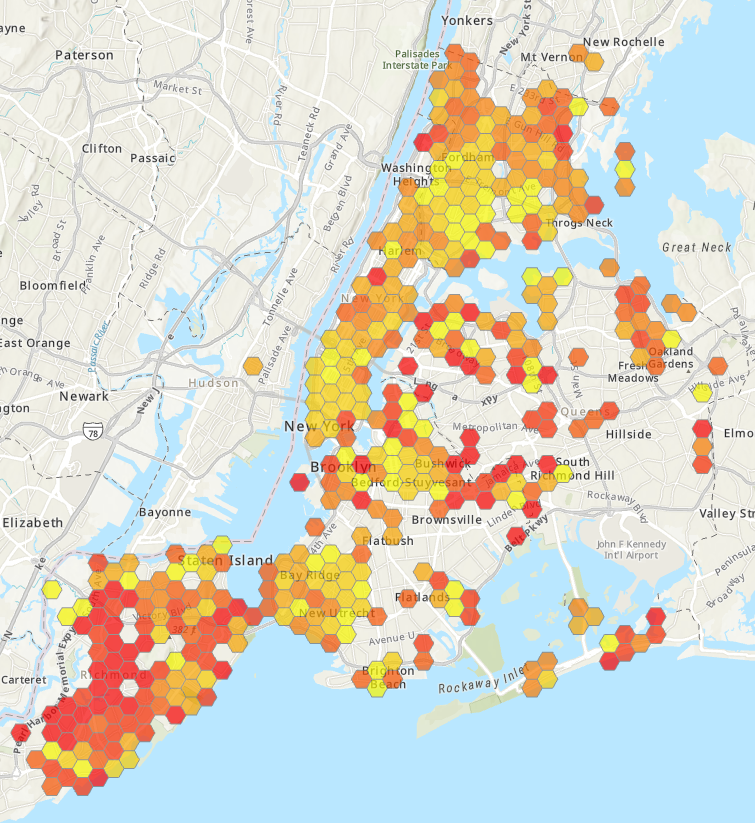
#> input picture gis_analysis/images/Average_year.PNG, 755 x 823 px
$ python -i -.py   (imports and definitions only)
#> lines starting #> are read from the running program, lines starting #| are printed output that depends on the picture
import random

from sklearn.feature_selection import RFE
from sklearn.linear_model import LogisticRegression, LinearRegression
from sklearn.model_selection import train_test_split
from sklearn.ensemble import RandomForestRegressor
from sklearn.metrics import mean_squared_error
import numpy as np
import pandas as pd
import matplotlib.pyplot as plt
import sys
from sklearn.metrics import r2_score
from sklearn import linear_model
from sklearn.tree import DecisionTreeRegressor


features = [
            'price', 'land_square', 'gross_square', 'year_built',
            # 'district',
            # 'neighborhood',
            'tax_class_at_present',
            'building_class_category', 'building_class_at_present',
            'building_class_at_time_of_sale',
            'residential_units',
            # 'commercial_units',
            # 'total_units',
            'sale_year', 'sale_month', 'sale_day',
            'mortgage_rate_at_time_of_sale',
            'mortgage_rate_at_time_of_sale_1',
            'mortgage_rate_at_time_of_sale_2',
            'mortgage_rate_at_time_of_sale_3'
            ]

test_size = 0.8

# [55 lines left out: functions load_data, analyze_data, cleanData, not called in this run]

price_bins = []
def data_engineer(data):
    print()
    print("We would like to derive new features from existing features, such as extract year, month from sale_date.")
    # derive sale_year, sale_month
    data['sale_year'] = data.sale_date.map(lambda x: sale_year(x))
    data['sale_month'] = data.sale_date.map(lambda x: sale_month(x))
    data['sale_day'] = data.sale_date.map(lambda x: sale_day(x))

    print("We would like to append external data, such as append APR, GPD, interests, anything that might have impact on house prices.")
    print("append super market, bank, park, schools....")
#     append mortgage interest rage

    data['mortgage_rate_at_time_of_sale'] = data.sale_date.map(lambda x: append_mortgage_rate(int(x.split('-')[0]), int(x.split('-')[1])))
    data['mortgage_rate_at_time_of_sale_1'] = data.sale_date.map(
        lambda x: append_previous_mortgage_rate_1(int(x.split('-')[0]), int(x.split('-')[1])))
    data['mortgage_rate_at_time_of_sale_2'] = data.sale_date.map(
        lambda x: append_previous_mortgage_rate_2(int(x.split('-')[0]), int(x.split('-')[1])))
    data['mortgage_rate_at_time_of_sale_3'] = data.sale_date.map(
        lambda x: append_previous_mortgage_rate_3(int(x.split('-')[0]), int(x.split('-')[1])))

    # price_bins = get_price_bin()
    #
    # data['price_bin'] = data.price.map(
    #     lambda x: put_in_price_bin(x, price_bins))
    # print(data.head())
    # 652000000
    # 1040000000
    # 2210000000


    return data

min_price = 100000
max_price = 652000000
length = 884

# [44 lines left out: functions put_in_price_bin, get_price_bin, drop_string_columns, not called in this run]

unit = 100000

# [132 lines left out: functions select_features, build_decision_tree_model, build_random_forest_model, build_regression_model, evaluate_model, not called in this run]


# colSet = sales_data.columns

neighborhoodList = ['ALPHABET CITY', 'CHELSEA', 'CHINATOWN', 'CIVIC CENTER', 'CLINTON',
 'EAST VILLAGE', 'FASHION', 'FINANCIAL', 'FLATIRON', 'GRAMERCY',
 'GREENWICH VILLAGE-CENTRAL', 'GREENWICH VILLAGE-WEST', 'HARLEM-CENTRAL',
 'HARLEM-EAST', 'HARLEM-UPPER', 'HARLEM-WEST', 'INWOOD', 'JAVITS CENTER',
 'KIPS BAY', 'LITTLE ITALY', 'LOWER EAST SIDE', 'MANHATTAN VALLEY',
 'MIDTOWN CBD', 'MIDTOWN EAST', 'MIDTOWN WEST', 'MORNINGSIDE HEIGHTS',
 'MURRAY HILL', 'ROOSEVELT ISLAND', 'SOHO', 'SOUTHBRIDGE', 'TRIBECA',
 'UPPER EAST SIDE (59-79)', 'UPPER EAST SIDE (79-96)',
 'UPPER EAST SIDE (96-110)', 'UPPER WEST SIDE (59-79)',
 'UPPER WEST SIDE (79-96)', 'UPPER WEST SIDE (96-116)',
 'WASHINGTON HEIGHTS LOWER', 'WASHINGTON HEIGHTS UPPER', 'BATHGATE',
 'BAYCHESTER', 'BEDFORD PARK/NORWOOD', 'BELMONT', 'BRONX PARK', 'BRONXDALE',
 'CASTLE HILL/UNIONPORT', 'CITY ISLAND', 'CITY ISLAND-PELHAM STRIP',
 'CO-OP CITY', 'COUNTRY CLUB', 'CROTONA PARK', 'EAST RIVER', 'EAST TREMONT',
 'FIELDSTON', 'FORDHAM', 'HIGHBRIDGE/MORRIS HEIGHTS', 'HUNTS POINT',
 'KINGSBRIDGE HTS/UNIV HTS', 'KINGSBRIDGE/JEROME PARK', 'MELROSE/CONCOURSE',
 'MORRIS PARK/VAN NEST', 'MORRISANIA/LONGWOOD', 'MOTT HAVEN/PORT MORRIS',
 'MOUNT HOPE/MOUNT EDEN', 'PARKCHESTER', 'PELHAM BAY', 'PELHAM GARDENS',
 'PELHAM PARKWAY NORTH', 'PELHAM PARKWAY SOUTH', 'RIVERDALE',
 'SCHUYLERVILLE/PELHAM BAY', 'SOUNDVIEW', 'THROGS NECK', 'VAN CORTLANDT PARK',
 'WAKEFIELD', 'WESTCHESTER', 'WILLIAMSBRIDGE', 'WOODLAWN', 'BATH BEACH',
 'BAY RIDGE', 'BEDFORD STUYVESANT', 'BENSONHURST', 'BERGEN BEACH',
 'BOERUM HILL', 'BOROUGH PARK', 'BRIGHTON BEACH', 'BROOKLYN HEIGHTS',
 'BROWNSVILLE', 'BUSH TERMINAL', 'BUSHWICK', 'CANARSIE', 'CARROLL GARDENS',
 'CLINTON HILL', 'COBBLE HILL', 'COBBLE HILL-WEST', 'CONEY ISLAND',
 'CROWN HEIGHTS', 'CYPRESS HILLS', 'DOWNTOWN-FULTON FERRY',
 'DOWNTOWN-FULTON MALL', 'DOWNTOWN-METROTECH', 'DYKER HEIGHTS',
 'EAST NEW YORK', 'FLATBUSH-CENTRAL', 'FLATBUSH-EAST',
 'FLATBUSH-LEFFERTS GARDEN', 'FLATBUSH-NORTH', 'FLATLANDS', 'FORT GREENE',
 'GERRITSEN BEACH', 'GOWANUS', 'GRAVESEND', 'GREENPOINT', 'JAMAICA BAY',
 'KENSINGTON', 'MADISON', 'MANHATTAN BEACH', 'MARINE PARK', 'MIDWOOD',
 'MILL BASIN', 'NAVY YARD', 'OCEAN HILL', 'OCEAN PARKWAY-NORTH',
 'OCEAN PARKWAY-SOUTH', 'OLD MILL BASIN', 'PARK SLOPE', 'PARK SLOPE SOUTH',
 'PROSPECT HEIGHTS', 'RED HOOK', 'SEAGATE', 'SHEEPSHEAD BAY', 'SPRING CREEK',
 'SUNSET PARK', 'WILLIAMSBURG-CENTRAL', 'WILLIAMSBURG-EAST',
 'WILLIAMSBURG-NORTH', 'WILLIAMSBURG-SOUTH', 'WINDSOR TERRACE',
 'WYCKOFF HEIGHTS', 'AIRPORT LA GUARDIA', 'ARVERNE', 'ASTORIA', 'BAYSIDE',
 'BEECHHURST', 'BELLE HARBOR', 'BELLEROSE', 'BRIARWOOD', 'BROAD CHANNEL',
 'CAMBRIA HEIGHTS', 'COLLEGE POINT', 'CORONA', 'DOUGLASTON', 'EAST ELMHURST',
 'ELMHURST', 'FAR ROCKAWAY', 'FLORAL PARK', 'FLUSHING MEADOW PARK',
 'FLUSHING-NORTH', 'FLUSHING-SOUTH', 'FOREST HILLS', 'FRESH MEADOWS',
 'GLEN OAKS', 'GLENDALE', 'HAMMELS', 'HILLCREST', 'HOLLIS', 'HOLLIS HILLS',
 'HOLLISWOOD', 'HOWARD BEACH', 'JACKSON HEIGHTS', 'JAMAICA', 'JAMAICA ESTATES',
 'JAMAICA HILLS', 'KEW GARDENS', 'LAURELTON', 'LITTLE NECK',
 'LONG ISLAND CITY', 'MASPETH', 'MIDDLE VILLAGE', 'NEPONSIT',
 'OAKLAND GARDENS', 'OZONE PARK', 'QUEENS VILLAGE', 'REGO PARK',
 'RICHMOND HILL', 'RIDGEWOOD', 'ROCKAWAY PARK', 'ROSEDALE',
 'SO. JAMAICA-BAISLEY PARK', 'SOUTH JAMAICA', 'SOUTH OZONE PARK',
 'SPRINGFIELD GARDENS', 'ST. ALBANS', 'SUNNYSIDE', 'WHITESTONE', 'WOODHAVEN',
 'WOODSIDE', 'ANNADALE', 'ARDEN HEIGHTS', 'ARROCHAR', 'ARROCHAR-SHORE ACRES',
 'BLOOMFIELD', 'BULLS HEAD', 'CASTLETON CORNERS', 'CLOVE LAKES', 'CONCORD',
 'CONCORD-FOX HILLS', 'DONGAN HILLS', 'DONGAN HILLS-COLONY',
 'DONGAN HILLS-OLD TOWN', 'ELTINGVILLE', 'EMERSON HILL', 'FRESH KILLS',
 'GRANT CITY', 'GRASMERE', 'GREAT KILLS', 'GREAT KILLS-BAY TERRACE',
 'GRYMES HILL', 'HUGUENOT', 'LIVINGSTON', 'MANOR HEIGHTS', 'MARINERS HARBOR',
 'MIDLAND BEACH', 'NEW BRIGHTON', 'NEW BRIGHTON-ST. GEORGE', 'NEW DORP',
 'NEW DORP-BEACH', 'NEW DORP-HEIGHTS', 'NEW SPRINGVILLE', 'OAKWOOD',
 'OAKWOOD-BEACH', 'PLEASANT PLAINS', 'PORT IVORY', 'PORT RICHMOND',
 'PRINCES BAY', 'RICHMONDTOWN', 'RICHMONDTOWN-LIGHTHS HILL', 'ROSEBANK',
 'ROSSVILLE', 'ROSSVILLE-CHARLESTON', 'ROSSVILLE-PORT MOBIL',
 'ROSSVILLE-RICHMOND VALLEY', 'SILVER LAKE', 'SOUTH BEACH', 'STAPLETON',
 'STAPLETON-CLIFTON', 'TODT HILL', 'TOMPKINSVILLE', 'TOTTENVILLE', 'TRAVIS',
 'WEST NEW BRIGHTON', 'WESTERLEIGH', 'WILLOWBROOK', 'WOODROW']

neighborhood_map ={'ALPHABET CITY': 0, 'CHELSEA': 1, 'CHINATOWN': 2, 'CIVIC CENTER': 3, 'CLINTON': 4, 'EAST VILLAGE': 5, 'FASHION': 6, 'FINANCIAL': 7, 'FLATIRON': 8, 'GRAMERCY': 9, 'GREENWICH VILLAGE-CENTRAL': 10, 'GREENWICH VILLAGE-WEST': 11, 'HARLEM-CENTRAL': 12, 'HARLEM-EAST': 13, 'HARLEM-UPPER': 14, 'HARLEM-WEST': 15, 'INWOOD': 16, 'JAVITS CENTER': 17, 'KIPS BAY': 18, 'LITTLE ITALY': 19, 'LOWER EAST SIDE': 20, 'MANHATTAN VALLEY': 21, 'MIDTOWN CBD': 22, 'MIDTOWN EAST': 23, 'MIDTOWN WEST': 24, 'MORNINGSIDE HEIGHTS': 25, 'MURRAY HILL': 26, 'ROOSEVELT ISLAND': 27, 'SOHO': 28, 'SOUTHBRIDGE': 29, 'TRIBECA': 30, 'UPPER EAST SIDE (59-79)': 31, 'UPPER EAST SIDE (79-96)': 32, 'UPPER EAST SIDE (96-110)': 33, 'UPPER WEST SIDE (59-79)': 34, 'UPPER WEST SIDE (79-96)': 35, 'UPPER WEST SIDE (96-116)': 36, 'WASHINGTON HEIGHTS LOWER': 37, 'WASHINGTON HEIGHTS UPPER': 38, 'BATHGATE': 39, 'BAYCHESTER': 40, 'BEDFORD PARK/NORWOOD': 41, 'BELMONT': 42, 'BRONX PARK': 43, 'BRONXDALE': 44, 'CASTLE HILL/UNIONPORT': 45, 'CITY ISLAND': 46, 'CITY ISLAND-PELHAM STRIP': 47, 'CO-OP CITY': 48, 'COUNTRY CLUB': 49, 'CROTONA PARK': 50, 'EAST RIVER': 51, 'EAST TREMONT': 52, 'FIELDSTON': 53, 'FORDHAM': 54, 'HIGHBRIDGE/MORRIS HEIGHTS': 55, 'HUNTS POINT': 56, 'KINGSBRIDGE HTS/UNIV HTS': 57, 'KINGSBRIDGE/JEROME PARK': 58, 'MELROSE/CONCOURSE': 59, 'MORRIS PARK/VAN NEST': 60, 'MORRISANIA/LONGWOOD': 61, 'MOTT HAVEN/PORT MORRIS': 62, 'MOUNT HOPE/MOUNT EDEN': 63, 'PARKCHESTER': 64, 'PELHAM BAY': 65, 'PELHAM GARDENS': 66, 'PELHAM PARKWAY NORTH': 67, 'PELHAM PARKWAY SOUTH': 68, 'RIVERDALE': 69, 'SCHUYLERVILLE/PELHAM BAY': 70, 'SOUNDVIEW': 71, 'THROGS NECK': 72, 'VAN CORTLANDT PARK': 73, 'WAKEFIELD': 74, 'WESTCHESTER': 75, 'WILLIAMSBRIDGE': 76, 'WOODLAWN': 77, 'BATH BEACH': 78, 'BAY RIDGE': 79, 'BEDFORD STUYVESANT': 80, 'BENSONHURST': 81, 'BERGEN BEACH': 82, 'BOERUM HILL': 83, 'BOROUGH PARK': 84, 'BRIGHTON BEACH': 85, 'BROOKLYN HEIGHTS': 86, 'BROWNSVILLE': 87, 'BUSH TERMINAL': 88, 'BUSHWICK': 89, 'CANARSIE': 90, 'CARROLL GARDENS': 91, 'CLINTON HILL': 92, 'COBBLE HILL': 93, 'COBBLE HILL-WEST': 94, 'CONEY ISLAND': 95, 'CROWN HEIGHTS': 96, 'CYPRESS HILLS': 97, 'DOWNTOWN-FULTON FERRY': 98, 'DOWNTOWN-FULTON MALL': 99, 'DOWNTOWN-METROTECH': 100, 'DYKER HEIGHTS': 101, 'EAST NEW YORK': 102, 'FLATBUSH-CENTRAL': 103, 'FLATBUSH-EAST': 104, 'FLATBUSH-LEFFERTS GARDEN': 105, 'FLATBUSH-NORTH': 106, 'FLATLANDS': 107, 'FORT GREENE': 108, 'GERRITSEN BEACH': 109, 'GOWANUS': 110, 'GRAVESEND': 111, 'GREENPOINT': 112, 'JAMAICA BAY': 113, 'KENSINGTON': 114, 'MADISON': 115, 'MANHATTAN BEACH': 116, 'MARINE PARK': 117, 'MIDWOOD': 118, 'MILL BASIN': 119, 'NAVY YARD': 120, 'OCEAN HILL': 121, 'OCEAN PARKWAY-NORTH': 122, 'OCEAN PARKWAY-SOUTH': 123, 'OLD MILL BASIN': 124, 'PARK SLOPE': 125, 'PARK SLOPE SOUTH': 126, 'PROSPECT HEIGHTS': 127, 'RED HOOK': 128, 'SEAGATE': 129, 'SHEEPSHEAD BAY': 130, 'SPRING CREEK': 131, 'SUNSET PARK': 132, 'WILLIAMSBURG-CENTRAL': 133, 'WILLIAMSBURG-EAST': 134, 'WILLIAMSBURG-NORTH': 135, 'WILLIAMSBURG-SOUTH': 136, 'WINDSOR TERRACE': 137, 'WYCKOFF HEIGHTS': 138, 'AIRPORT LA GUARDIA': 139, 'ARVERNE': 140, 'ASTORIA': 141, 'BAYSIDE': 142, 'BEECHHURST': 143, 'BELLE HARBOR': 144, 'BELLEROSE': 145, 'BRIARWOOD': 146, 'BROAD CHANNEL': 147, 'CAMBRIA HEIGHTS': 148, 'COLLEGE POINT': 149, 'CORONA': 150, 'DOUGLASTON': 151, 'EAST ELMHURST': 152, 'ELMHURST': 153, 'FAR ROCKAWAY': 154, 'FLORAL PARK': 155, 'FLUSHING MEADOW PARK': 156, 'FLUSHING-NORTH': 157, 'FLUSHING-SOUTH': 158, 'FOREST HILLS': 159, 'FRESH MEADOWS': 160, 'GLEN OAKS': 161, 'GLENDALE': 162, 'HAMMELS': 163, 'HILLCREST': 164, 'HOLLIS': 165, 'HOLLIS HILLS': 166, 'HOLLISWOOD': 167, 'HOWARD BEACH': 168, 'JACKSON HEIGHTS': 169, 'JAMAICA': 170, 'JAMAICA ESTATES': 171, 'JAMAICA HILLS': 172, 'KEW GARDENS': 173, 'LAURELTON': 174, 'LITTLE NECK': 175, 'LONG ISLAND CITY': 176, 'MASPETH': 177, 'MIDDLE VILLAGE': 178, 'NEPONSIT': 179, 'OAKLAND GARDENS': 180, 'OZONE PARK': 181, 'QUEENS VILLAGE': 182, 'REGO PARK': 183, 'RICHMOND HILL': 184, 'RIDGEWOOD': 185, 'ROCKAWAY PARK': 186, 'ROSEDALE': 187, 'SO. JAMAICA-BAISLEY PARK': 188, 'SOUTH JAMAICA': 189, 'SOUTH OZONE PARK': 190, 'SPRINGFIELD GARDENS': 191, 'ST. ALBANS': 192, 'SUNNYSIDE': 193, 'WHITESTONE': 194, 'WOODHAVEN': 195, 'WOODSIDE': 196, 'ANNADALE': 197, 'ARDEN HEIGHTS': 198, 'ARROCHAR': 199, 'ARROCHAR-SHORE ACRES': 200, 'BLOOMFIELD': 201, 'BULLS HEAD': 202, 'CASTLETON CORNERS': 203, 'CLOVE LAKES': 204, 'CONCORD': 205, 'CONCORD-FOX HILLS': 206, 'DONGAN HILLS': 207, 'DONGAN HILLS-COLONY': 208, 'DONGAN HILLS-OLD TOWN': 209, 'ELTINGVILLE': 210, 'EMERSON HILL': 211, 'FRESH KILLS': 212, 'GRANT CITY': 213, 'GRASMERE': 214, 'GREAT KILLS': 215, 'GREAT KILLS-BAY TERRACE': 216, 'GRYMES HILL': 217, 'HUGUENOT': 218, 'LIVINGSTON': 219, 'MANOR HEIGHTS': 220, 'MARINERS HARBOR': 221, 'MIDLAND BEACH': 222, 'NEW BRIGHTON': 223, 'NEW BRIGHTON-ST. GEORGE': 224, 'NEW DORP': 225, 'NEW DORP-BEACH': 226, 'NEW DORP-HEIGHTS': 227, 'NEW SPRINGVILLE': 228, 'OAKWOOD': 229, 'OAKWOOD-BEACH': 230, 'PLEASANT PLAINS': 231, 'PORT IVORY': 232, 'PORT RICHMOND': 233, 'PRINCES BAY': 234, 'RICHMONDTOWN': 235, 'RICHMONDTOWN-LIGHTHS HILL': 236, 'ROSEBANK': 237, 'ROSSVILLE': 238, 'ROSSVILLE-CHARLESTON': 239, 'ROSSVILLE-PORT MOBIL': 240, 'ROSSVILLE-RICHMOND VALLEY': 241, 'SILVER LAKE': 242, 'SOUTH BEACH': 243, 'STAPLETON': 244, 'STAPLETON-CLIFTON': 245, 'TODT HILL': 246, 'TOMPKINSVILLE': 247, 'TOTTENVILLE': 248, 'TRAVIS': 249, 'WEST NEW BRIGHTON': 250, 'WESTERLEIGH': 251, 'WILLOWBROOK': 252, 'WOODROW': 253}


index = 0
building_class_list = ['07rentals_walkupapartments', '08rentals_elevatorapartments',
 '09coops_walkupapartments', '10coops_elevatorapartments',
 '11acondo_rentals', '12condos_walkupapartments',
 '13condos_elevatorapartments', '14rentals_4_10unit',
 '15condos_2_10unitresidential', '16condos_2_10unitwithcommercialunit',
 '17condocoops', '22storebuildings', '37religiousfacilities',
 '42condocultural/medical/educational/etc', '46condostorebuildings',
 '47condonon_businessstorage', '01onefamilydwellings',
 '02twofamilydwellings', '03threefamilydwellings', '04taxclass1condos',
 '21officebuildings', '23loftbuildings', '25luxuryhotels', '26otherhotels',
 '28commercialcondos', '29commercialgarages',
 '35indoorpublicandculturalfacilities', '38asylumsandhomes',
 '43condoofficebuildings', '44condoparking',
 '48condoterraces/gardens/cabanas', '31commercialvacantland',
 '32hospitalandhealthfacilities', '41taxclass4_other',
 '18taxclass3_untilityproperties', '30warehouses',
 '36outdoorrecreationalfacilities', '49condowarehouses/factory/indus',
 '34theatres', '27factories', '40selectedgovernmentalfacilities',
 '45condohotels', '33educationalfacilities', '11specialcondobillinglots',
 '05taxclass1vacantland', '06taxclass1_other', '39transportationfacilities']

building_class_map ={'07rentals_walkupapartments': 0, '08rentals_elevatorapartments': 1, '09coops_walkupapartments': 2, '10coops_elevatorapartments': 3, '11acondo_rentals': 4, '12condos_walkupapartments': 5, '13condos_elevatorapartments': 6, '14rentals_4_10unit': 7, '15condos_2_10unitresidential': 8, '16condos_2_10unitwithcommercialunit': 9, '17condocoops': 10, '22storebuildings': 11, '37religiousfacilities': 12, '42condocultural/medical/educational/etc': 13, '46condostorebuildings': 14, '47condonon_businessstorage': 15, '01onefamilydwellings': 16, '02twofamilydwellings': 17, '03threefamilydwellings': 18, '04taxclass1condos': 19, '21officebuildings': 20, '23loftbuildings': 21, '25luxuryhotels': 22, '26otherhotels': 23, '28commercialcondos': 24, '29commercialgarages': 25, '35indoorpublicandculturalfacilities': 26, '38asylumsandhomes': 27, '43condoofficebuildings': 28, '44condoparking': 29, '48condoterraces/gardens/cabanas': 30, '31commercialvacantland': 31, '32hospitalandhealthfacilities': 32, '41taxclass4_other': 33, '18taxclass3_untilityproperties': 34, '30warehouses': 35, '36outdoorrecreationalfacilities': 36, '49condowarehouses/factory/indus': 37, '34theatres': 38, '27factories': 39, '40selectedgovernmentalfacilities': 40, '45condohotels': 41, '33educationalfacilities': 42, '11specialcondobillinglots': 43, '05taxclass1vacantland': 44, '06taxclass1_other': 45, '39transportationfacilities': 46}

tax_class_at_present_list = ['2A', '2', '2B', '2C', ' ', '4', '1', '1C', '3', '1A', '1B']
tax_class_at_present_map = {'2A': 0, '2': 1, '2B': 2, '2C': 3, ' ': 4, '4': 5, '1': 6, '1C': 7, '3': 8, '1A': 9, '1B': 10}

building_class_at_present_list = ['C2', 'C7', 'C4', 'D5', 'D9', 'D7', 'D1', 'C6', 'D0', 'D4', 'RR', ' ', 'R2', 'R4', 'S3',
 'S4', 'S5', 'R1', 'R8', 'R9', 'K4', 'M9', 'M3', 'RK', 'RS', 'A9', 'A4', 'B3', 'B1',
 'S2', 'C0', 'R6', 'C5', 'C3', 'C1', 'D6', 'S9', 'O2', 'O1', 'O3', 'O5', 'O6', 'K1',
 'K2', 'L9', 'L8', 'L1', 'H1', 'H8', 'H3', 'R5', 'G6', 'P7', 'M1', 'N2', 'RB', 'RG',
 'RT', 'K9', 'V1', 'GW', 'G2', 'I7', 'M4', 'Z9', 'B9', 'D3', 'G9', 'I9', 'U6', 'O4',
 'L3', 'H2', 'E1', 'Z3', 'RW', 'C9', 'J5', 'N9', 'S1', 'A5', 'J8', 'B2', 'C8', 'F5',
 'Q1', 'G7', 'G5', 'G4', 'P2', 'Q9', 'Y1', 'RA', 'RP', 'O8', 'HR', 'G1', 'E7', 'I5',
 'R3', 'I4', 'H9', 'RH', 'D8', 'HB', 'J4', 'W2', 'P9', 'A7', 'D2', 'S0', 'O7', 'O9',
 'W3', 'HS', 'H6', 'J9', 'R0', 'HH', 'W8', 'W6', 'A1', 'K5', 'F1', 'V9', 'A2', 'V0',
 'G0', 'F4', 'E9', 'I3', 'W4', 'V3', 'I1', 'A6', 'Q8', 'A3', 'Z0', 'W1', 'U1', 'F2',
 'F9', 'GU', 'I6', 'G8', 'P5', 'Y3', 'W9', 'M2', 'G3', 'V6', 'K7', 'K3', 'R7', 'P8',
 'K6', 'V2', 'E2', 'Z2', 'T2', 'K8', 'P6', 'A0', 'H4', 'J1', 'CM', 'Z7']
building_class_at_present_map = {'C2': 0, 'C7': 1, 'C4': 2, 'D5': 3, 'D9': 4, 'D7': 5, 'D1': 6, 'C6': 7, 'D0': 8, 'D4': 9, 'RR': 10, ' ': 11, 'R2': 12, 'R4': 13, 'S3': 14, 'S4': 15, 'S5': 16, 'R1': 17, 'R8': 18, 'R9': 19, 'K4': 20, 'M9': 21, 'M3': 22, 'RK': 23, 'RS': 24, 'A9': 25, 'A4': 26, 'B3': 27, 'B1': 28, 'S2': 29, 'C0': 30, 'R6': 31, 'C5': 32, 'C3': 33, 'C1': 34, 'D6': 35, 'S9': 36, 'O2': 37, 'O1': 38, 'O3': 39, 'O5': 40, 'O6': 41, 'K1': 42, 'K2': 43, 'L9': 44, 'L8': 45, 'L1': 46, 'H1': 47, 'H8': 48, 'H3': 49, 'R5': 50, 'G6': 51, 'P7': 52, 'M1': 53, 'N2': 54, 'RB': 55, 'RG': 56, 'RT': 57, 'K9': 58, 'V1': 59, 'GW': 60, 'G2': 61, 'I7': 62, 'M4': 63, 'Z9': 64, 'B9': 65, 'D3': 66, 'G9': 67, 'I9': 68, 'U6': 69, 'O4': 70, 'L3': 71, 'H2': 72, 'E1': 73, 'Z3': 74, 'RW': 75, 'C9': 76, 'J5': 77, 'N9': 78, 'S1': 79, 'A5': 80, 'J8': 81, 'B2': 82, 'C8': 83, 'F5': 84, 'Q1': 85, 'G7': 86, 'G5': 87, 'G4': 88, 'P2': 89, 'Q9': 90, 'Y1': 91, 'RA': 92, 'RP': 93, 'O8': 94, 'HR': 95, 'G1': 96, 'E7': 97, 'I5': 98, 'R3': 99, 'I4': 100, 'H9': 101, 'RH': 102, 'D8': 103, 'HB': 104, 'J4': 105, 'W2': 106, 'P9': 107, 'A7': 108, 'D2': 109, 'S0': 110, 'O7': 111, 'O9': 112, 'W3': 113, 'HS': 114, 'H6': 115, 'J9': 116, 'R0': 117, 'HH': 118, 'W8': 119, 'W6': 120, 'A1': 121, 'K5': 122, 'F1': 123, 'V9': 124, 'A2': 125, 'V0': 126, 'G0': 127, 'F4': 128, 'E9': 129, 'I3': 130, 'W4': 131, 'V3': 132, 'I1': 133, 'A6': 134, 'Q8': 135, 'A3': 136, 'Z0': 137, 'W1': 138, 'U1': 139, 'F2': 140, 'F9': 141, 'GU': 142, 'I6': 143, 'G8': 144, 'P5': 145, 'Y3': 146, 'W9': 147, 'M2': 148, 'G3': 149, 'V6': 150, 'K7': 151, 'K3': 152, 'R7': 153, 'P8': 154, 'K6': 155, 'V2': 156, 'E2': 157, 'Z2': 158, 'T2': 159, 'K8': 160, 'P6': 161, 'A0': 162, 'H4': 163, 'J1': 164, 'CM': 165, 'Z7': 166}

building_class_at_time_of_sale_list = ['C2', 'C7', 'C4', 'D5', 'D9', 'D7', 'D1', 'C6', 'D0', 'D4', 'RR', 'R2', 'R4', 'S3',
 'S4', 'S5', 'R1', 'R8', 'R9', 'K4', 'M9', 'M3', 'RA', 'RK', 'RS', 'A9', 'A4', 'B3',
 'B1', 'S2', 'C0', 'R6', 'C5', 'C3', 'C1', 'D6', 'S9', 'O2', 'O1', 'O3', 'O5', 'O6',
 'K1', 'K2', 'L9', 'L8', 'L1', 'H1', 'H8', 'H3', 'R5', 'G9', 'G6', 'P7', 'M1', 'N2',
 'RB', 'RG', 'RT', 'K9', 'V1', 'GW', 'G2', 'I7', 'M4', 'Z9', 'B9', 'D3', 'I9', 'U6',
 'O4', 'L3', 'H2', 'E1', 'Z3', 'Q1', 'RW', 'C9', 'J5', 'N9', 'S1', 'A5', 'J8', 'B2',
 'C8', 'F5', 'G7', 'G5', 'G4', 'P2', 'Q9', 'Y1', 'RP', 'O8', 'HR', 'G1', 'E7', 'I5',
 'R3', 'I4', 'H9', 'RH', 'D8', 'HB', 'J4', 'W2', 'P9', 'A7', 'D2', 'S0', 'O7', 'O9',
 'W3', 'HS', 'H6', 'J9', 'R0', 'HH', 'W8', 'W6', 'A1', 'K5', 'F1', 'V9', 'A2', 'V0',
 'G0', 'F4', 'E9', 'I3', 'W4', 'V3', 'I1', 'A6', 'Q8', 'A3', 'Z0', 'W1', 'U1', 'F2',
 'F9', 'GU', 'I6', 'G8', 'P5', 'Y3', 'W9', 'M2', 'G3', 'V6', 'K7', 'K3', 'H4', 'R7',
 'P8', 'K6', 'V2', 'E2', 'Z2', 'T2', 'K8', 'P6', 'A0', 'J1', 'CM', 'Z7']

building_class_at_time_of_sale_map = {'C2': 0, 'C7': 1, 'C4': 2, 'D5': 3, 'D9': 4, 'D7': 5, 'D1': 6, 'C6': 7, 'D0': 8, 'D4': 9, 'RR': 10, 'R2': 11, 'R4': 12, 'S3': 13, 'S4': 14, 'S5': 15, 'R1': 16, 'R8': 17, 'R9': 18, 'K4': 19, 'M9': 20, 'M3': 21, 'RA': 22, 'RK': 23, 'RS': 24, 'A9': 25, 'A4': 26, 'B3': 27, 'B1': 28, 'S2': 29, 'C0': 30, 'R6': 31, 'C5': 32, 'C3': 33, 'C1': 34, 'D6': 35, 'S9': 36, 'O2': 37, 'O1': 38, 'O3': 39, 'O5': 40, 'O6': 41, 'K1': 42, 'K2': 43, 'L9': 44, 'L8': 45, 'L1': 46, 'H1': 47, 'H8': 48, 'H3': 49, 'R5': 50, 'G9': 51, 'G6': 52, 'P7': 53, 'M1': 54, 'N2': 55, 'RB': 56, 'RG': 57, 'RT': 58, 'K9': 59, 'V1': 60, 'GW': 61, 'G2': 62, 'I7': 63, 'M4': 64, 'Z9': 65, 'B9': 66, 'D3': 67, 'I9': 68, 'U6': 69, 'O4': 70, 'L3': 71, 'H2': 72, 'E1': 73, 'Z3': 74, 'Q1': 75, 'RW': 76, 'C9': 77, 'J5': 78, 'N9': 79, 'S1': 80, 'A5': 81, 'J8': 82, 'B2': 83, 'C8': 84, 'F5': 85, 'G7': 86, 'G5': 87, 'G4': 88, 'P2': 89, 'Q9': 90, 'Y1': 91, 'RP': 92, 'O8': 93, 'HR': 94, 'G1': 95, 'E7': 96, 'I5': 97, 'R3': 98, 'I4': 99, 'H9': 100, 'RH': 101, 'D8': 102, 'HB': 103, 'J4': 104, 'W2': 105, 'P9': 106, 'A7': 107, 'D2': 108, 'S0': 109, 'O7': 110, 'O9': 111, 'W3': 112, 'HS': 113, 'H6': 114, 'J9': 115, 'R0': 116, 'HH': 117, 'W8': 118, 'W6': 119, 'A1': 120, 'K5': 121, 'F1': 122, 'V9': 123, 'A2': 124, 'V0': 125, 'G0': 126, 'F4': 127, 'E9': 128, 'I3': 129, 'W4': 130, 'V3': 131, 'I1': 132, 'A6': 133, 'Q8': 134, 'A3': 135, 'Z0': 136, 'W1': 137, 'U1': 138, 'F2': 139, 'F9': 140, 'GU': 141, 'I6': 142, 'G8': 143, 'P5': 144, 'Y3': 145, 'W9': 146, 'M2': 147, 'G3': 148, 'V6': 149, 'K7': 150, 'K3': 151, 'H4': 152, 'R7': 153, 'P8': 154, 'K6': 155, 'V2': 156, 'E2': 157, 'Z2': 158, 'T2': 159, 'K8': 160, 'P6': 161, 'A0': 162, 'J1': 163, 'CM': 164, 'Z7': 165}

# [16 lines of commented-out code are left out]

# [18 lines left out: functions convertToInt, strToInt, strToFload, not called in this run]

def sale_year(str):
    return int(str.split('-')[0])

def sale_month(str):
    return int(str.split('-')[1])

def sale_day(str):
    return int(str.split('-')[2])

# [7 lines left out: function year_built, not called in this run]

#12 month + annural Average
mortgage_rate_2017 = [4.15,4.17,4.2,4.05,4.01,3.9,3.97,3.88,3.81,3.90,3.92,3.95,3.99]
mortgage_rate_2016 = [3.87,3.66,3.69,3.61,3.6,3.57,3.44,3.44,3.46,3.47,3.77,4.2]
# [84 lines left out: functions append_mortgage_rate, append_previous_mortgage_rate_1, append_previous_mortgage_rate_2, append_previous_mortgage_rate_3, predict, not called in this run]


# [44 lines not run here, left out]

>>> import cv2
>>> picture = cv2.imread('../gis_analysis/images/Average_year.PNG', cv2.IMREAD_GRAYSCALE)
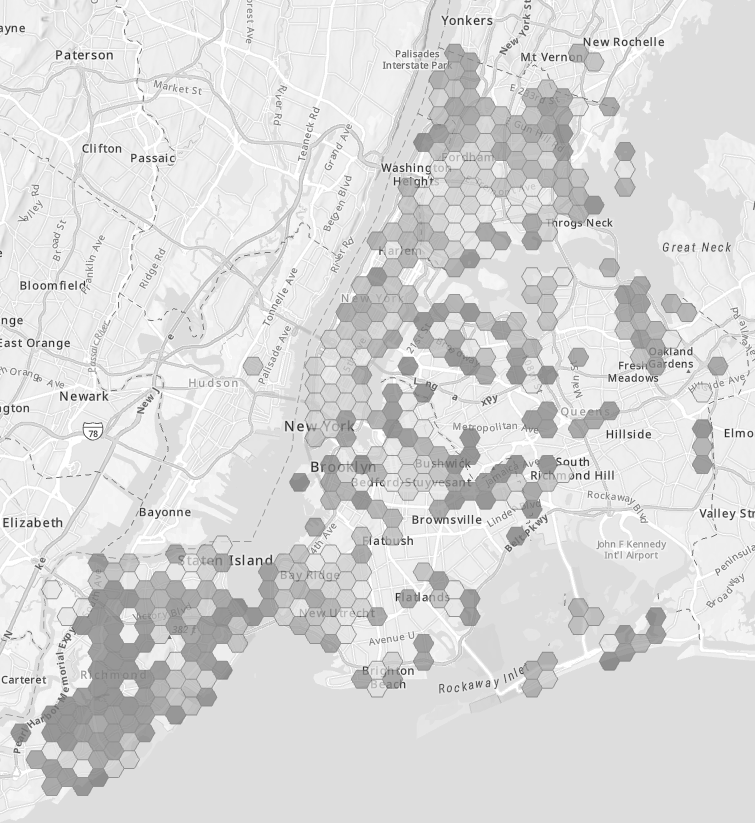
#> picture: shape (823, 755); min 21, max 255, mean 218.1
#> (the run stopped early here; a loop or call above may not have finished)
